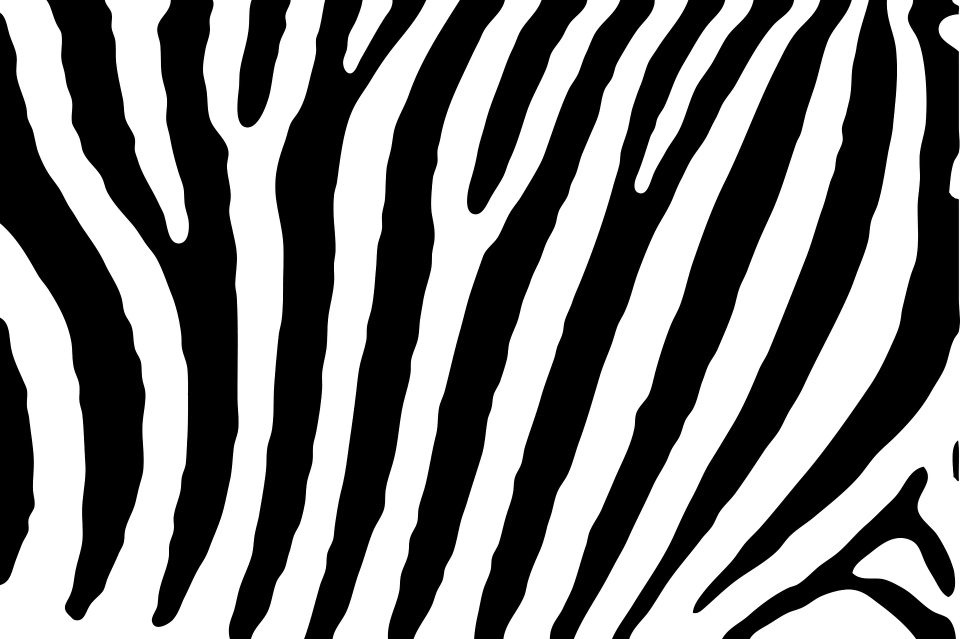
#> input picture YOLO3/video/zebra.jpg, 1920 x 1278 px (shown at 1/2 size)
$ python OpenCV_PT_ex01.py
#> lines starting #> are read from the running program, lines starting #| are printed output that depends on the picture
import numpy as np
import cv2

src = cv2.imread('./video/zebra.jpg')
#> src is the input picture: shape (1278, 1920, 3); mean B, G, R 126.3, 126.3, 126.3

kernel = cv2.getStructuringElement(cv2.MORPH_CROSS, (9, 9))
print(kernel)

dilate = cv2.dilate(src, kernel, anchor=(-1, -1), iterations=5)
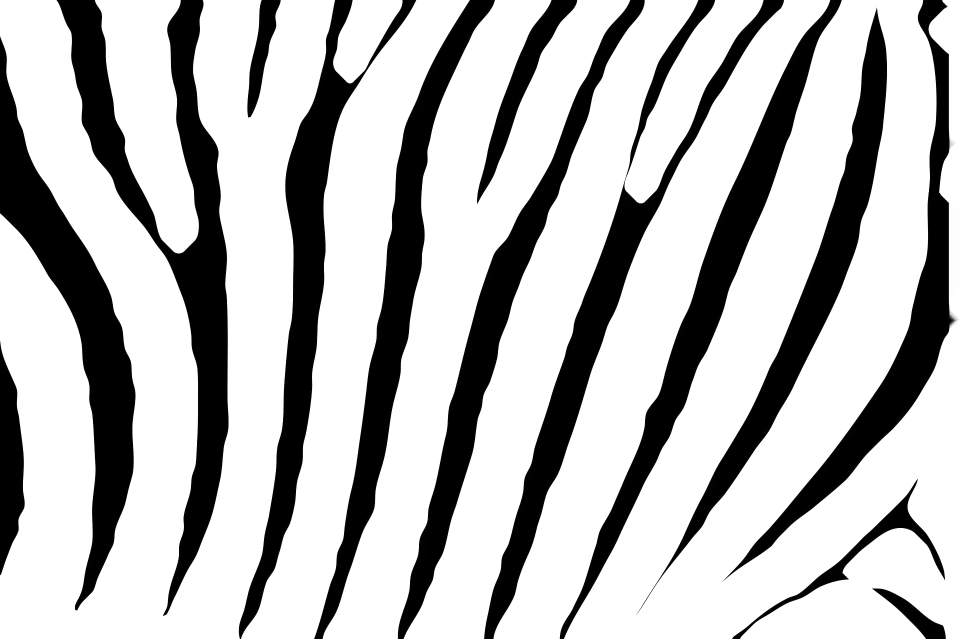
#> dilate: shape (1278, 1920, 3) (shown at 1/2 size); mean B, G, R 184.2, 184.2, 184.2
erode = cv2.erode(src, kernel, anchor=(-1, -1), iterations=5)
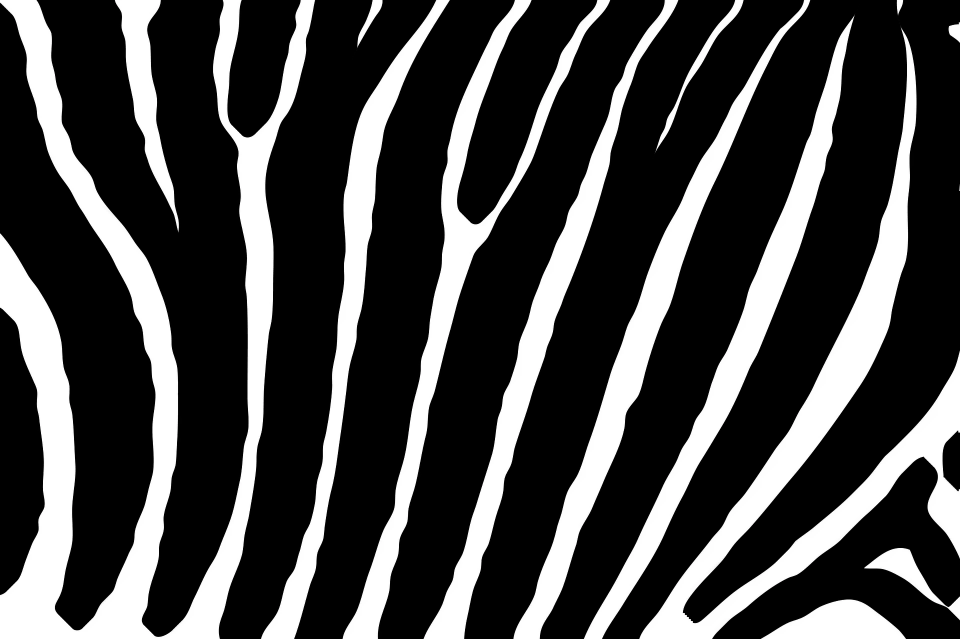
#> erode: shape (1278, 1920, 3) (shown at 1/2 size); mean B, G, R 68.9, 68.9, 68.9

dst = np.concatenate((src, dilate, erode), axis=1)
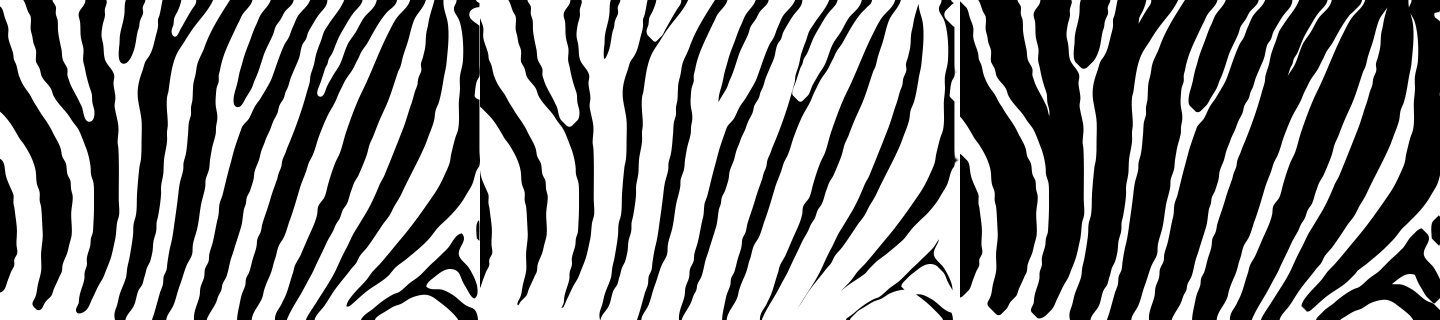
#> dst: shape (1278, 5760, 3) (shown at 1/4 size); mean B, G, R 126.5, 126.5, 126.5
dst_re = cv2.resize(dst, dsize=(0, 0), fx=0.2, fy=0.2, interpolation=cv2.INTER_LINEAR)
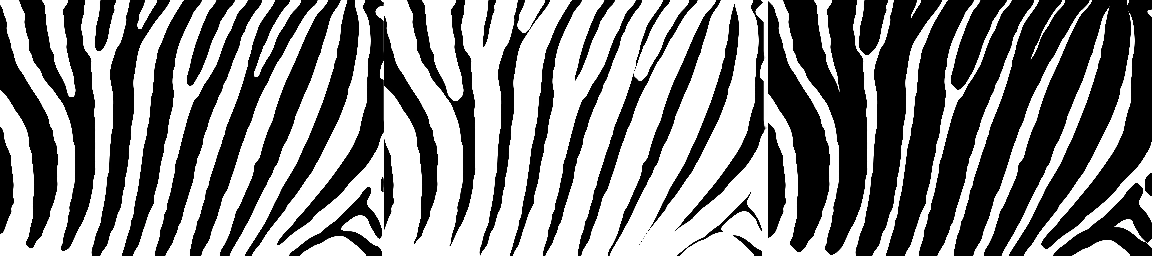
#> dst_re: shape (256, 1152, 3); mean B, G, R 126.5, 126.5, 126.5
cv2.imshow('dst', dst_re)
cv2.waitKey(0)
cv2.destroyAllWindows()
